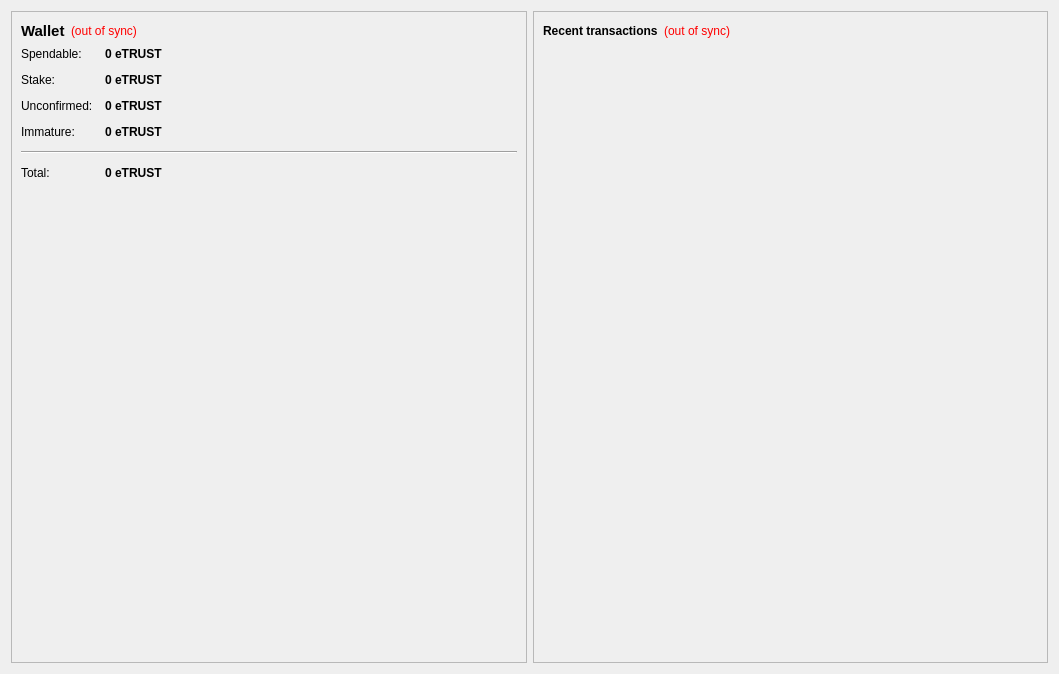
<?xml version="1.0" encoding="UTF-8"?>
<ui version="4.0">
 <class>OverviewPage</class>
 <widget class="QWidget" name="OverviewPage">
  <property name="geometry">
   <rect>
    <x>0</x>
    <y>0</y>
    <width>1059</width>
    <height>674</height>
   </rect>
  </property>
  <property name="windowTitle">
   <string>Form</string>
  </property>
  <layout class="QHBoxLayout" name="horizontalLayout" stretch="1,1">
   <item>
    <layout class="QVBoxLayout" name="verticalLayout_2">
     <item>
      <widget class="QFrame" name="frame">
       <property name="frameShape">
        <enum>QFrame::StyledPanel</enum>
       </property>
       <property name="frameShadow">
        <enum>QFrame::Raised</enum>
       </property>
       <layout class="QVBoxLayout" name="verticalLayout_4">
        <item>
         <layout class="QHBoxLayout" name="horizontalLayout_4">
          <item>
           <widget class="QLabel" name="label_5">
            <property name="font">
             <font>
              <pointsize>11</pointsize>
              <weight>75</weight>
              <bold>true</bold>
             </font>
            </property>
            <property name="text">
             <string>Wallet</string>
            </property>
           </widget>
          </item>
          <item>
           <widget class="QLabel" name="labelWalletStatus">
            <property name="toolTip">
             <string>The displayed information may be out of date. Your wallet automatically synchronizes with the Entrustcoin network after a connection is established, but this process has not completed yet.</string>
            </property>
            <property name="styleSheet">
             <string notr="true">QLabel { color: red; }</string>
            </property>
            <property name="text">
             <string notr="true">(out of sync)</string>
            </property>
            <property name="alignment">
             <set>Qt::AlignLeading|Qt::AlignLeft|Qt::AlignVCenter</set>
            </property>
           </widget>
          </item>
          <item>
           <spacer name="horizontalSpacer_2">
            <property name="orientation">
             <enum>Qt::Horizontal</enum>
            </property>
            <property name="sizeHint" stdset="0">
             <size>
              <width>40</width>
              <height>20</height>
             </size>
            </property>
           </spacer>
          </item>
         </layout>
        </item>
        <item>
         <layout class="QFormLayout" name="formLayout_2">
          <property name="fieldGrowthPolicy">
           <enum>QFormLayout::AllNonFixedFieldsGrow</enum>
          </property>
          <property name="horizontalSpacing">
           <number>12</number>
          </property>
          <property name="verticalSpacing">
           <number>12</number>
          </property>
          <item row="0" column="0">
           <widget class="QLabel" name="label">
            <property name="text">
             <string>Spendable:</string>
            </property>
           </widget>
          </item>
          <item row="0" column="1">
           <widget class="QLabel" name="labelBalance">
            <property name="font">
             <font>
              <weight>75</weight>
              <bold>true</bold>
             </font>
            </property>
            <property name="cursor">
             <cursorShape>IBeamCursor</cursorShape>
            </property>
            <property name="toolTip">
             <string>Your current spendable balance</string>
            </property>
            <property name="text">
             <string notr="true">0 eTRUST</string>
            </property>
            <property name="textInteractionFlags">
             <set>Qt::LinksAccessibleByMouse|Qt::TextSelectableByKeyboard|Qt::TextSelectableByMouse</set>
            </property>
           </widget>
          </item>
          <item row="1" column="0">
           <widget class="QLabel" name="label_6">
            <property name="text">
             <string>Stake:</string>
            </property>
           </widget>
          </item>
          <item row="1" column="1">
           <widget class="QLabel" name="labelStake">
            <property name="font">
             <font>
              <weight>75</weight>
              <bold>true</bold>
             </font>
            </property>
            <property name="cursor">
             <cursorShape>IBeamCursor</cursorShape>
            </property>
            <property name="toolTip">
             <string>Total of coins that was staked, and do not yet count toward the current balance</string>
            </property>
            <property name="text">
             <string notr="true">0 eTRUST</string>
            </property>
            <property name="textInteractionFlags">
             <set>Qt::LinksAccessibleByMouse|Qt::TextSelectableByKeyboard|Qt::TextSelectableByMouse</set>
            </property>
           </widget>
          </item>
          <item row="2" column="0">
           <widget class="QLabel" name="label_3">
            <property name="text">
             <string>Unconfirmed:</string>
            </property>
           </widget>
          </item>
          <item row="2" column="1">
           <widget class="QLabel" name="labelUnconfirmed">
            <property name="font">
             <font>
              <weight>75</weight>
              <bold>true</bold>
             </font>
            </property>
            <property name="cursor">
             <cursorShape>IBeamCursor</cursorShape>
            </property>
            <property name="toolTip">
             <string>Total of transactions that have yet to be confirmed, and do not yet count toward the current balance</string>
            </property>
            <property name="text">
             <string notr="true">0 eTRUST</string>
            </property>
            <property name="textInteractionFlags">
             <set>Qt::LinksAccessibleByMouse|Qt::TextSelectableByKeyboard|Qt::TextSelectableByMouse</set>
            </property>
           </widget>
          </item>
          <item row="3" column="0">
           <widget class="QLabel" name="labelImmatureText">
            <property name="text">
             <string>Immature:</string>
            </property>
           </widget>
          </item>
          <item row="3" column="1">
           <widget class="QLabel" name="labelImmature">
            <property name="font">
             <font>
              <weight>75</weight>
              <bold>true</bold>
             </font>
            </property>
            <property name="toolTip">
             <string>Mined balance that has not yet matured</string>
            </property>
            <property name="text">
             <string notr="true">0 eTRUST</string>
            </property>
            <property name="textInteractionFlags">
             <set>Qt::LinksAccessibleByMouse|Qt::TextSelectableByKeyboard|Qt::TextSelectableByMouse</set>
            </property>
           </widget>
          </item>
          <item row="6" column="0" colspan="2">
           <widget class="Line" name="line">
            <property name="orientation">
             <enum>Qt::Horizontal</enum>
            </property>
           </widget>
          </item>
          <item row="8" column="0">
           <widget class="QLabel" name="labelTotalText">
            <property name="text">
             <string>Total:</string>
            </property>
           </widget>
          </item>
          <item row="8" column="1">
           <widget class="QLabel" name="labelTotal">
            <property name="font">
             <font>
              <weight>75</weight>
              <bold>true</bold>
             </font>
            </property>
            <property name="cursor">
             <cursorShape>IBeamCursor</cursorShape>
            </property>
            <property name="toolTip">
             <string>Your current total balance</string>
            </property>
            <property name="text">
             <string notr="true">0 eTRUST</string>
            </property>
            <property name="textInteractionFlags">
             <set>Qt::LinksAccessibleByMouse|Qt::TextSelectableByKeyboard|Qt::TextSelectableByMouse</set>
            </property>
           </widget>
          </item>
         </layout>
        </item>
        <item>
         <spacer name="verticalSpacer_2">
          <property name="orientation">
           <enum>Qt::Vertical</enum>
          </property>
          <property name="sizeHint" stdset="0">
           <size>
            <width>20</width>
            <height>40</height>
           </size>
          </property>
         </spacer>
        </item>
       </layout>
      </widget>
     </item>
    </layout>
   </item>
   <item>
    <layout class="QVBoxLayout" name="verticalLayout_3">
     <item>
      <widget class="QFrame" name="frame_2">
       <property name="frameShape">
        <enum>QFrame::StyledPanel</enum>
       </property>
       <property name="frameShadow">
        <enum>QFrame::Raised</enum>
       </property>
       <layout class="QVBoxLayout" name="verticalLayout">
        <item>
         <layout class="QHBoxLayout" name="horizontalLayout_2">
          <item>
           <widget class="QLabel" name="label_4">
            <property name="text">
             <string>&lt;b&gt;Recent transactions&lt;/b&gt;</string>
            </property>
           </widget>
          </item>
          <item>
           <widget class="QLabel" name="labelTransactionsStatus">
            <property name="toolTip">
             <string>The displayed information may be out of date. Your wallet automatically synchronizes with the Entrustcoin network after a connection is established, but this process has not completed yet.</string>
            </property>
            <property name="styleSheet">
             <string notr="true">QLabel { color: red; }</string>
            </property>
            <property name="text">
             <string notr="true">(out of sync)</string>
            </property>
            <property name="alignment">
             <set>Qt::AlignRight|Qt::AlignTrailing|Qt::AlignVCenter</set>
            </property>
           </widget>
          </item>
          <item>
           <spacer name="horizontalSpacer">
            <property name="orientation">
             <enum>Qt::Horizontal</enum>
            </property>
            <property name="sizeHint" stdset="0">
             <size>
              <width>40</width>
              <height>20</height>
             </size>
            </property>
           </spacer>
          </item>
         </layout>
        </item>
        <item>
         <widget class="QListView" name="listTransactions">
          <property name="styleSheet">
           <string notr="true">QListView { background: transparent; }</string>
          </property>
          <property name="frameShape">
           <enum>QFrame::NoFrame</enum>
          </property>
          <property name="verticalScrollBarPolicy">
           <enum>Qt::ScrollBarAlwaysOff</enum>
          </property>
          <property name="horizontalScrollBarPolicy">
           <enum>Qt::ScrollBarAlwaysOff</enum>
          </property>
          <property name="selectionMode">
           <enum>QAbstractItemView::NoSelection</enum>
          </property>
         </widget>
        </item>
       </layout>
      </widget>
     </item>
    </layout>
   </item>
  </layout>
 </widget>
 <resources/>
 <connections/>
</ui>
